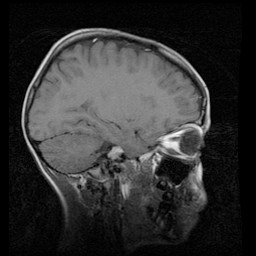
%> input picture mri.jpg, 256 x 256 px
$ octave grey_level_ops.m   (GNU Octave 9; MATLAB toolbox functions it lacks are replaced by stand-ins)
%> lines starting %> are read from the running program, lines starting %| are printed output that depends on the picture
### gamma_transform.m
function [gamma_img_1, gamma_img_2] = gamma_transform(image, name)
%% DOCUMENTATION

% FUNCTION TAKES AN IMAGE AND A FILE NAME.
% PERFORMS GREY LEVEL TRANSFORMATION f1(image) = I_max(image/I_max).^gamma
% FOR VARYING GAMMA VALUES AND RETURNS THE TRANSFORMED IMAGE

% MADE BY: DANIEL SHERMAN
% FEBRUARY 20, 2020

%% GAMMA TRANSFORM

gam = [0.5, 2];

I_max = double(max(image, [], 'all')); %get maximum grey level in the image

gamma_img_1 = I_max.*(double(image)./I_max).^gam(1);
gamma_img_2 = I_max.*(double(image)./I_max).^gam(2);

%% IMAGE ADJUST AND COMPARE

img_a = imadjust(image);

img_delta_1 = image_subtract(img_a, gamma_img_1, name, '\gamma = 0.5');
img_delta_2 = image_subtract(img_a, gamma_img_2, name, '\gamma = 2');

figure()
subplot(1,2,1)
imshow(uint8(gamma_img_1))
colorbar
xlabel('\gamma = 0.5')

subplot(1,2,2)
imshow(uint8(gamma_img_2))
xlabel('\gamma = 2')
sgtitle(strcat(['\gamma Transformed ' name]))
colorbar

figure()
subplot(3,1,1)
imshow(uint8(img_a))
title('1% Saturation - High and Low')
colorbar
ylabel(name)

subplot(3,1,2)
imshow(uint8(img_delta_1))
ylabel(name)
xlabel('\gamma = 0.5')
colorbar
title('1% Contrast - \gamma Transformed')

subplot(3,1,3)
imshow(uint8(img_delta_2))
ylabel(name)
colorbar
title('1% Contrast - \gamma Transformed')
xlabel('\gamma = 2')

### image_subtract.m
function delta = image_subtract(img1, img2, name, trial)

delta = abs(double(img1) - double(img2));

% [6 lines of commented-out code are left out]

### alpha_transform.m
function [alpha_img_1, alpha_img_2, alpha_img_3] = alpha_transform(image, name)
%% DOCUMENTATION

% FUNCTION TAKES AN IMAGE AND A FILE NAME.
% PERFORMS GREY LEVEL TRANSFORMATION f2(image) = I_max/(1 + (image/(I_max - 1/2)).*e^(-alph))
% FOR VARYING ALPHA VALUES AND RETURNS THE TRANSFORMED IMAGE

% MADE BY: DANIEL SHERMAN
% MARCH 2, 2020

%% ALPHA TRANSFORM

alph = [4, 8, 16];

I_max = double(max(image, [], 'all')); %get maximum grey level in the image

alpha_img_1 = I_max./(1 + exp(-alph(1)*(-0.5 + double(image)./I_max)));
alpha_img_2 = I_max./(1 + exp(-alph(2)*(-0.5 + double(image)./I_max)));
alpha_img_3 = I_max./(1 + exp(-alph(3)*(-0.5 + double(image)./I_max)));

%% IMAGE ADJUST AND COMPARE

img_adj = imadjust(image);

img_delta_1 = image_subtract(img_adj, alpha_img_1, 'mri.jpg', '\alpha = 4');
img_delta_2 = image_subtract(img_adj, alpha_img_2, 'mri.jpg', '\alpha = 8');
img_delta_3 = image_subtract(img_adj, alpha_img_3, 'mri.jpg', '\alpha = 16');

figure()
subplot(3,1,1)
imshow(uint8(alpha_img_1))
colorbar
xlabel('\alpha = 4')
ylabel(name)

subplot(3,1,2)
imshow(uint8(alpha_img_2))
colorbar
xlabel('\alpha = 8')
ylabel(name)

subplot(3,1,3)
imshow(uint8(alpha_img_3))
colorbar
xlabel('\alpha = 16')
ylabel(name)
sgtitle(strcat(['\alpha Transformed ' name]))

figure()
subplot(2,2,1)
imshow(uint8(img_adj))
colorbar
ylabel(name)
title('1% Saturated - High and Low')

subplot(2,2,2)
imshow(uint8(img_delta_1))
colorbar
ylabel(name)
title('1% Contrast - \alpha Transformed')
xlabel('\alpha = 4')

subplot(2,2,3)
imshow(uint8(img_delta_2))
colorbar
ylabel(name)
title('1% Contrast - \alpha Transformed')
xlabel('\alpha = 8')

subplot(2,2,4)
imshow(uint8(img_delta_3))
colorbar
ylabel(name)
title('1% Contrast - \alpha Transformed')
xlabel('\alpha = 16')

### my_own_histogram.m
function hist = my_own_histogram(img, bit, name)
%% DOCUMENTATION

% THIS FUNCTION ACCEPTS AN IMAGE AND RETURNS A HISTOGRAM WITHOUT USING MATLAB FUNCTIONS
% FUNCTION ALSO DISPLAYS THE IMAGE AFTER EQUALIZATION, AND PERFORMS IMAGE
% SUBTRACTION TO COMPARE RESULTS

% MADE BY: DANIEL SHERMAN
% MARCH 2, 2020

%% START OF CODE

%% FIND HISTOGRAM

grey_level = [1:2.^bit]; %store grey levels, corresponding from 0 to 255 for 8 bit
[len wid] = size(img); %take size of image
area = len*wid; %calculate area
I_max = double(max(img, [], 'all')); %get maximum grey level in the image

for k = grey_level %iterate through all possible grey levels
    %grab all indicies of pixels that correspond with the current grey level
    hist(k) = length(find(img == k - 1)); %count all the pixels that correspond,
    %to find the histogram value
end

pdf = hist./area; %calculate pdf

for k = grey_level %iterate through all grey levels
    cdf(k) = sum(pdf(1:k)); %calculate the cdf
end

tx_pixels = round(I_max.*cdf); %find intensity at pixel values corresponding to the cdf

%% CREATE HISTOGRAM EQUALIZATION FUNCTION

for k = grey_level %iterate through all grey levels
    histo_eq(k) = I_max*sum(hist(1:k - 1))/area; %apply the histogram equalization integral,
    %in discrete space
end

%%  PASS IMAGE THROUGH THE EQUALIZATION FUNCTION

reshaped_img = reshape(img, 1, area); %reshape to 1 by area vector for computational ease
img_eq = zeros(size(reshaped_img)); %initialize equalized image to zeros of the same size

for k = grey_level %iterate through all grey levels
    found_gl = find(reshaped_img == k - 1); %collect all indicies of image that
    %correspond to current grey level
    img_eq(found_gl) = histo_eq(k); %set grey level in new image to be the
    %value of the equalized histogram
end

img_eq = reshape(img_eq, len, wid); %reshape again to be the size of an image

%% PLOT NICELY

figure()
subplot(2,2,1)
imshow(img) %plot original image
colorbar
title(name)

subplot(2,2,2)
imshow(uint8(img_eq)) %plot equalized image
colorbar
title(strcat([name ' Passed Through f_e_q(I)']))

subplot(2,2,3)
plot(grey_level, hist) %plot the image's histogram
xlabel('Grey Level')
ylabel('Count')
title('Custom Histogram Routine')

subplot(2,2,4)
plot(grey_level, histo_eq) %plot the equalization function
xlabel('Original Grey Level')
ylabel('Transformed Grey Level')
title(strcat(['f_e_q(I) for ' name]))

%% COMPARISON TO IMADJUST()

img_adj = imadjust(img); %utilize imadjust()

img_delta_1 = image_subtract(img_adj, img_eq, name, '\gamma = 0.5'); %apply image
%subtraction for comparison

figure()
subplot(3,1,1)
imshow(uint8(img_adj))
colorbar
ylabel(name)
title('1% High and Low Contrast Reduction')

subplot(3,1,2)
imshow(uint8(img_eq))
colorbar
title('Equalized Image')

subplot(3,1,3)
imshow(uint8(img_delta_1)) %plot differences
colorbar
title('1% Contrast - Equalized Image')

### histo_eq.m
function new_img = histo_eq(img, name)
%% DOCUMENTATION

% FUNCTION RECIEVES AN IMAGE AND APPLIES THE HISTOGRAM EQUALIZATION FUNCTION
% DERIVED FROM LAB 3 QUESTION 3
% FUNCTION DISPLAYS THE IMAGE AFTER EQUALIZATION

% MADE BY: DANIEL SHERMAN
% MARCH 4, 2020

%% START OF CODE

new_img = 255.*(4.*(double(img)./255).^3 - 3.*(double(img)./255).^4);

figure()
imshow(uint8(new_img))
colorbar
title('After Applying f_e_q(I)')
xlabel(name)

uint8(new_img);

### grey_level_ops.m
%% ENGG 4660: MEDICAL IMAGE PROCESSING
% LAB 3: GREY LEVEL OPERATIONS
% DANIEL SHERMAN
% 0954083
% FEBRUARY 28, 2020

%% CLEAN UP

close all
clear all
clc

%%  LOAD IN IMAGES

mri = imread('mri.jpg');
%> mri is the input picture: size 256x256 uint8; min 0, max 255, mean 49.2
chest = imread('chest1.jpg');
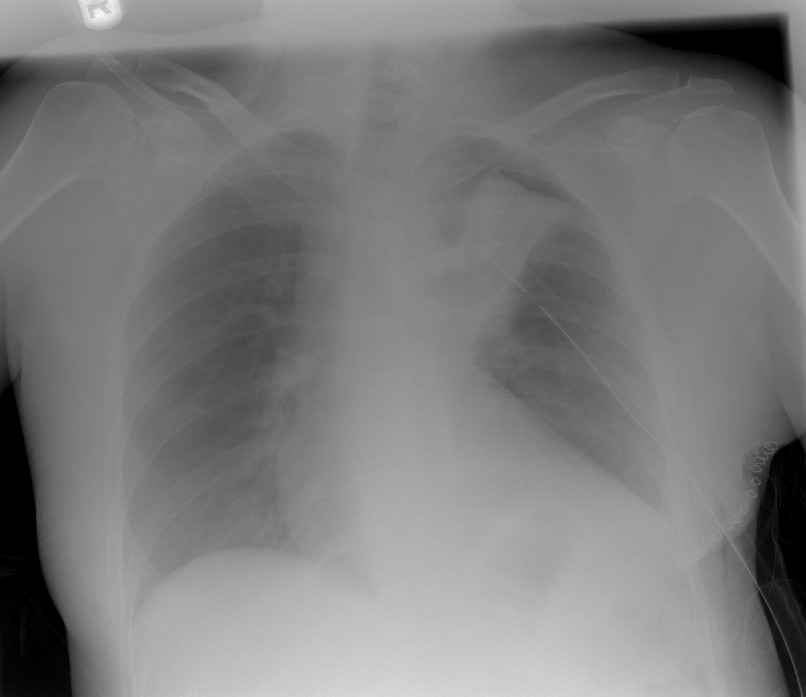
%> input picture chest1.jpg, 806 x 697 px
%> chest is the input picture: size 697x806 uint8; min 0, max 247, mean 123.9
badchest = imread('badchest.jpg');
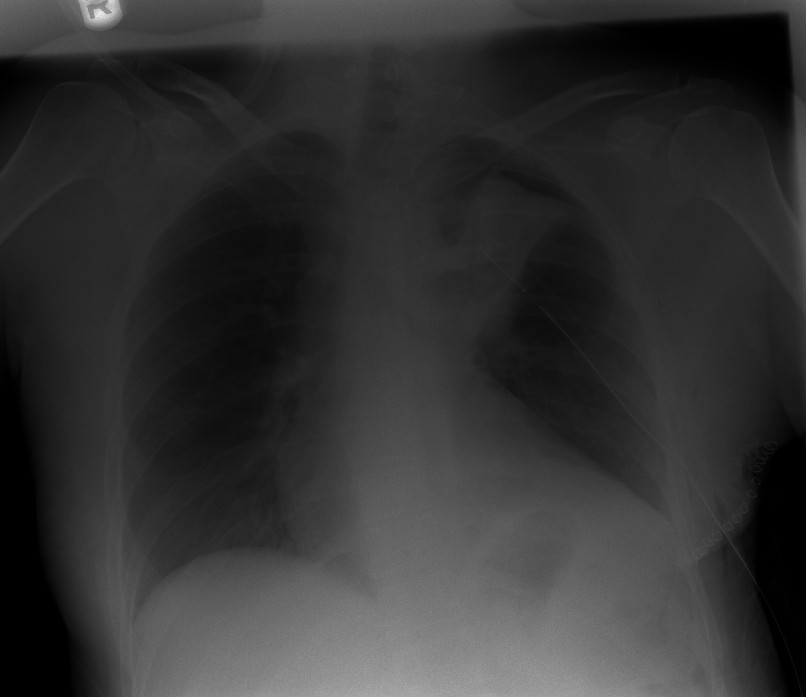
%> input picture badchest.jpg, 806 x 697 px
%> badchest is the input picture: size 697x806 uint8; min 0, max 240, mean 50.3

%% IMPLEMENT GAMMA TRANSFORM

[mri_g05, mri_g2] = gamma_transform(mri, 'mri.jpg');
%> in gamma_transform, `I_max = double(max(image, [], 'all'));`: I_max = 255
%> in gamma_transform, `imshow(uint8(img_delta_1))`:
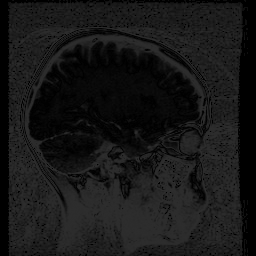
%> displayed picture: size 256x256, on the screen's scale of 0 to 255; min 0, max 45, mean 23
[chest_g05, chest_g2] = gamma_transform(chest, 'chest1.jpg');
[bchest_g05, bchest_g2] = gamma_transform(badchest, 'badchest.jpg');
%> call 3 of gamma_transform, with name = 'badchest.jpg'
%> in gamma_transform (call 3), `I_max = double(max(image, [], 'all'));`: I_max = 240
%> in gamma_transform (call 3), `imshow(uint8(img_delta_1))`:
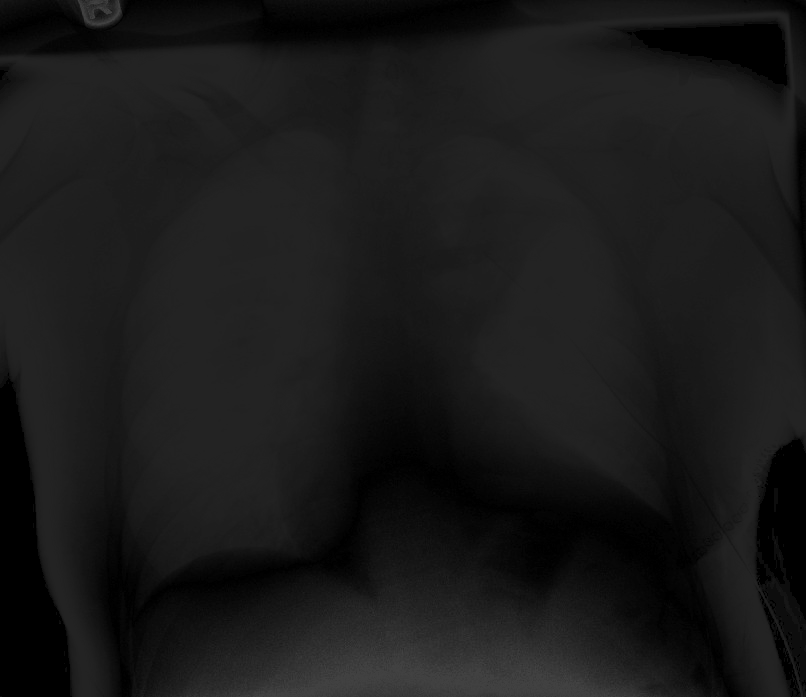
%> displayed picture: size 697x806, on the screen's scale of 0 to 255; min 0, max 66, mean 25.5

%% IMPLEMENT ALPHA TRANSFORM

[mri_a4, mri_a8, mri_a16] = alpha_transform(mri, 'mri.jpg');
%> in alpha_transform, `I_max = double(max(image, [], 'all'));`: I_max = 255
%> in alpha_transform, `imshow(uint8(img_delta_2))`:
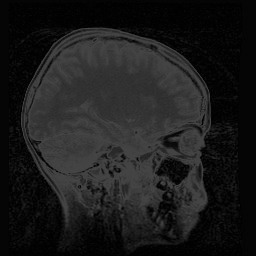
%> displayed picture: size 256x256, on the screen's scale of 0 to 255; min 1, max 68, mean 27.8
[chest_a4, chest_a8, chest_a16] = alpha_transform(chest, 'chest1.jpg');
%> call 2 of alpha_transform, with name = 'chest1.jpg'
%> in alpha_transform (call 2), `I_max = double(max(image, [], 'all'));`: I_max = 247
%> in alpha_transform (call 2), `alpha_img_3 = I_max./(1 + exp(-alph(3)*(-0.5 + double(image)./I_max)));`:
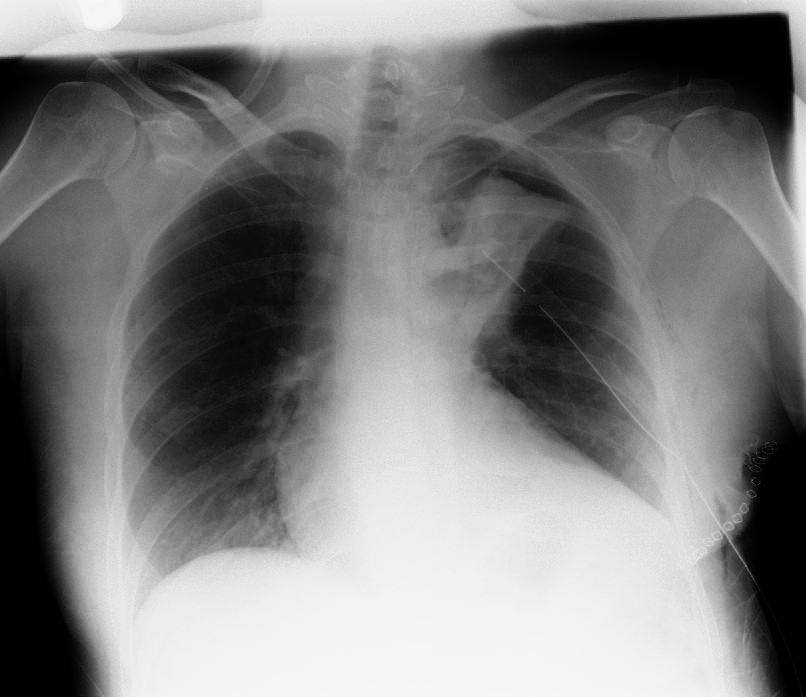
%> alpha_img_3: size 697x806 double; min 0.0828, max 246.9, mean 127.9
%> in image_subtract (call 12), `delta = abs(double(img1) - double(img2));`:
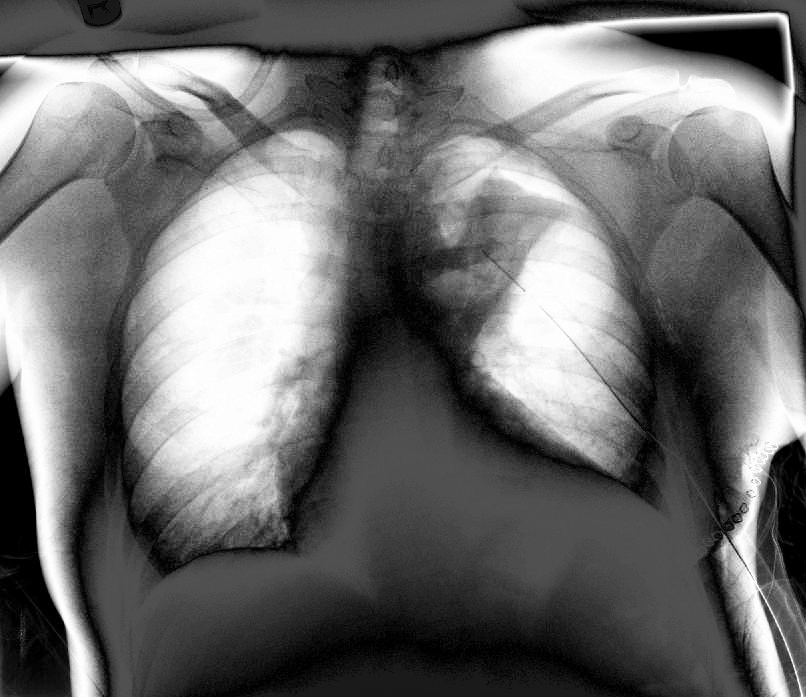
%> delta: size 697x806 double; min 0.035, max 86.78, mean 37.1; drawn with min black and max white
[bchest_a4, bchest_a8, bchest_a16] = alpha_transform(badchest, 'badchest.jpg');

%% DISPLAY GREY LEVEL TRANSFORMS

%gamma transform
bits = [0:255];

figure()
plot(bits, 255*(bits./255).^0.5);
hold on
plot(bits, 255*(bits./255).^2);
title('f_1(I) - \gamma Transfomation')
xlabel('I (Grey Level)')
ylabel('f_1(I) (Transformed Grey Level)')
legend('\gamma = 0.5', '\gamma = 2')

%alpha transform
figure()
plot(bits, 255./(1 + exp(-4*((bits./255) - 0.5))))
hold on
plot(bits, 255./(1 + exp(-8*((bits./255) - 0.5))))
hold on
plot(bits, 255./(1 + exp(-16*((bits./255) - 0.5))))
title('f_2(I) - \alpha Transformation')
xlabel('I (Grey Level)')
ylabel('f_2(I) (Transformed Grey Level)')
legend('\alpha = 4', '\alpha = 8', '\alpha = 16')

%% MRI HISTOGRAM

mri_hist = imhist(mri);
%> mri_hist = 256 values, max 7021 at index 1, min 0 at index 241, mean 256

figure()
imhist(mri)
title('Histogram of mri.jpg')
ylabel('Count')
ylim([0 8000])

background_area = sum(mri_hist(1:3))/(256*256);
%> background_area = 0.148
eye_area = sum(mri_hist(4:30))/(256*256);
%> eye_area = 0.415
brain_area = sum(mri_hist(31:90))/(256*256);
%> brain_area = 0.14
fat_area = sum(mri_hist(91:256))/(256*256);
%> fat_area = 0.296

%% EQUALIZE HISTOGRAM

histo = 12.*((bits/255).^2 - (bits/255).^3);

f_eq = 255.*(4.*(bits./255).^3 - 3.*(bits./255).^4);

figure()
plot(bits, f_eq)
title('Histogram Equalization Function, f_e_q(I)')
xlabel('Original Grey Level')
ylabel('Transformed Grey Level')
xlim([0 260])
ylim([0 260])

%% APPLY EQUALIZATION TO THE TEST IMAGES

eq_mri = histo_eq(mri, 'mri.jpg');
eq_chest = histo_eq(chest, 'chest1.jpg');
eq_bchest = histo_eq(badchest, 'badchest.jpg');

%% MY OWN ROUTINE

my_mri_hist = my_own_histogram(mri, 8, 'mri.jpg');
%> in my_own_histogram, `I_max = double(max(img, [], 'all'));`: I_max = 255
%> after the loop in my_own_histogram, `for k = grey_level`: hist has the same summary as mri_hist outside my_own_histogram
%> in my_own_histogram, `pdf = hist./area;`: pdf = 256 values, max 0.107 at index 1, min 0 at index 241, mean 0.00391
%> after the loop in my_own_histogram, `for k = grey_level`: cdf = 256 values from 0.107 to 1
%> in my_own_histogram, `tx_pixels = round(I_max.*cdf);`: tx_pixels = 256 values from 27 to 255
%> after the loop in my_own_histogram, `for k = grey_level`: histo_eq = 256 values from 0 to 255
%> my_mri_hist has the same summary as mri_hist
my_own_histogram(chest, 8, 'chest1.jpg')
%> ans = 256 values, max 15157 at index 123, min 0 at index 246, mean 2194.5
my_own_histogram(badchest,8, 'badchest.jpg')
%> ans = 256 values, max 24680 at index 1, min 0 at index 233, mean 2194.5
